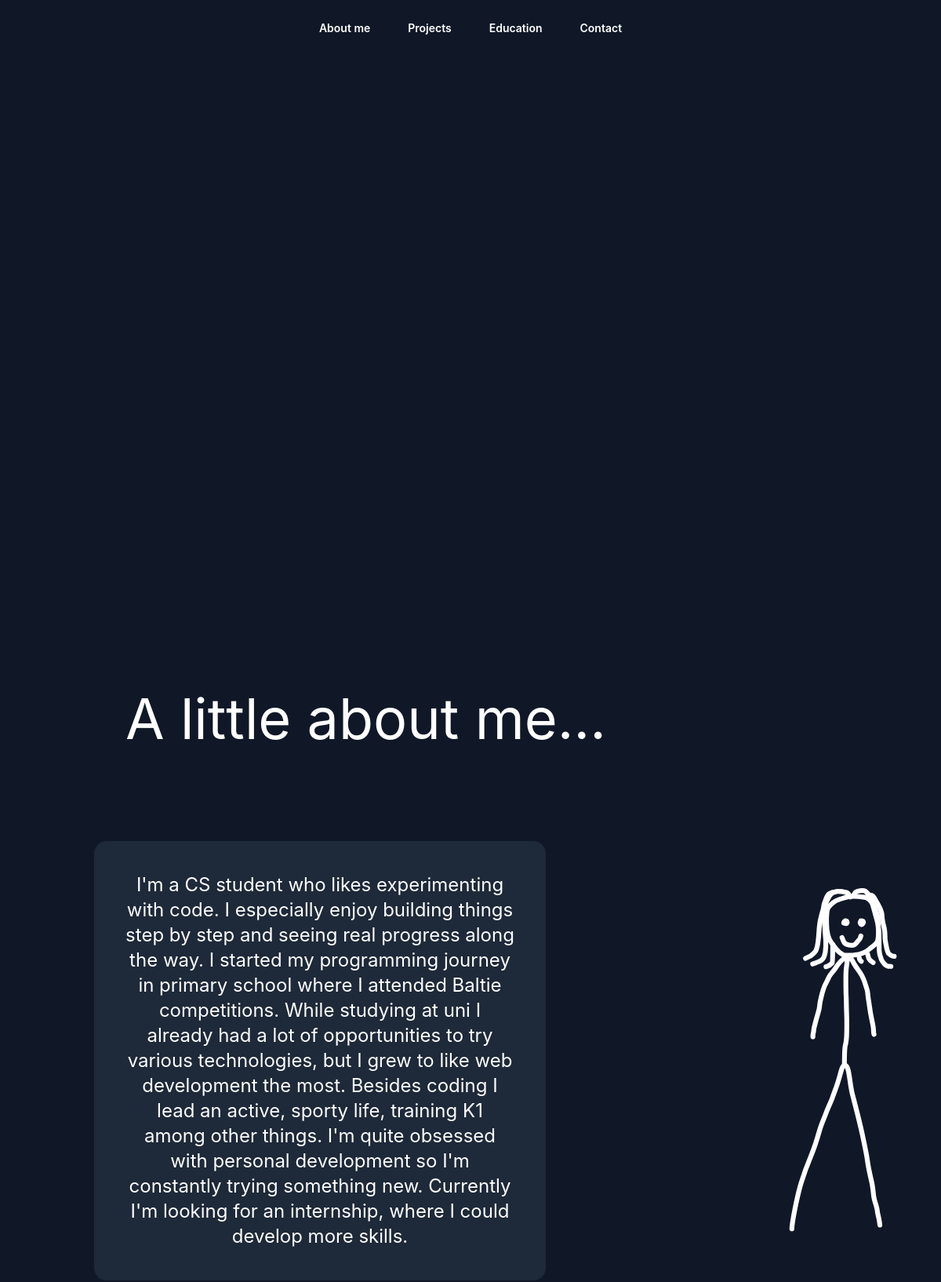
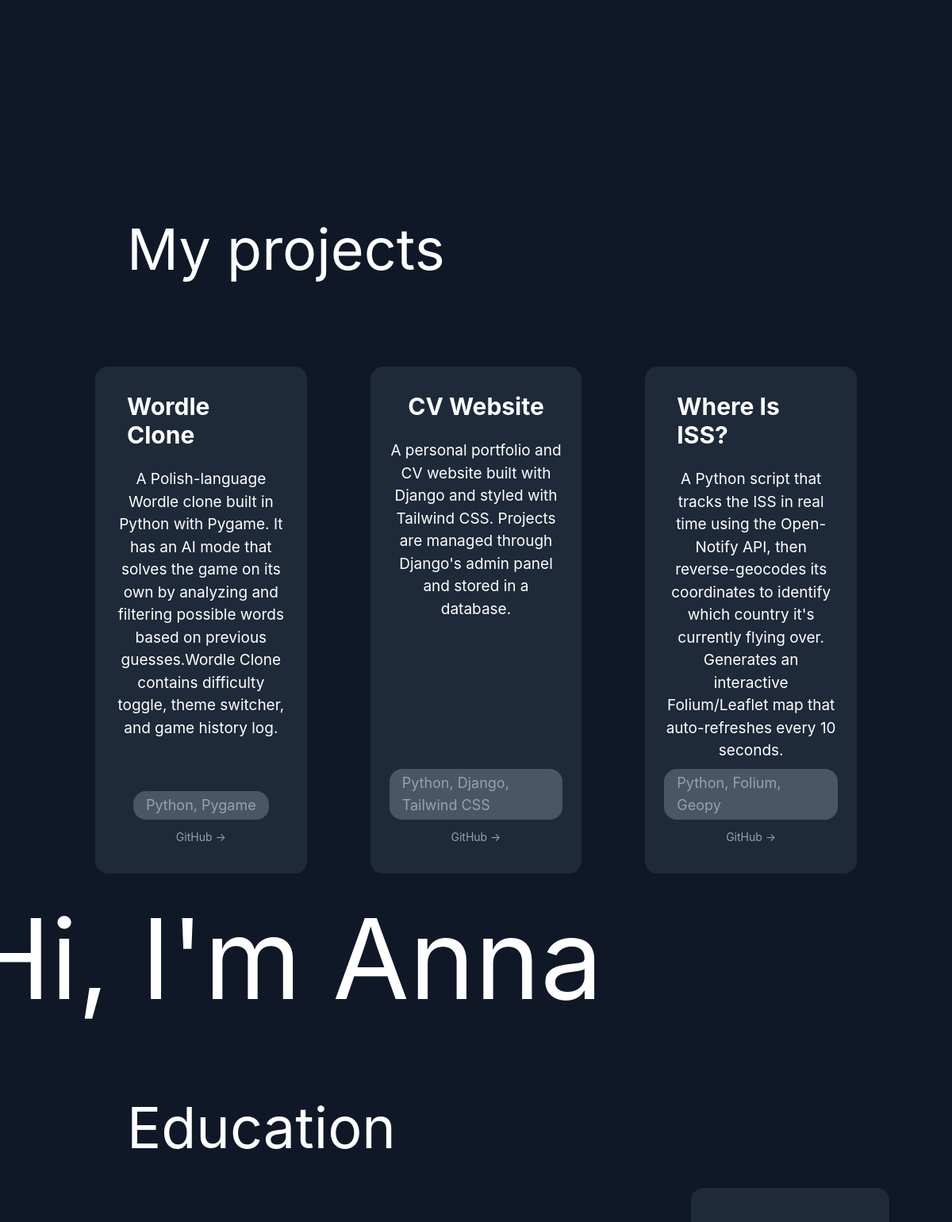
The page / (upper part) on the database its author committed (2 pictures, top to bottom).
### cv/models.py (models this page shows, shortened)
class Projects(models.Model):
    project_name = models.CharField(max_length=100)
    project_description = models.TextField(max_length=800)
    technologies = models.CharField(max_length=100, blank=True)
    project_link = models.URLField()
    display_order = models.IntegerField(default=0)

### cv/views.py (the view)
# urls.py: path("", views.index, name="index"),
def index(request):
    projects_data = Projects.objects.all().order_by('display_order')
    return render(request, "cv/home_page.html", {'projects': projects_data})

### cv/templates/cv/home_page.html (shortened to what this page needs)
{% load static %}
<!DOCTYPE html>
<html class="scroll-smooth">
    <head>
        <link rel="stylesheet" href="{% static 'cv/home_page.css' %}">
    </head>
    <body  class="bg-gray-900">
        <div>
            <header class="fixed inset-x-0 top-0 z-50">
                <nav aria-label="Global" class="bg-gray-900 flex items-center justify-center p-6 lg:px-8">
                    <div class="flex flex-wrap justify-center gap-x-12 gap-y-3 lg:gap-x-12">
                        <a href="#about" class="text-3xl lg:text-sm/6 font-semibold text-white hover:text-gray-400">About me</a>
                        <a href="#projects" class="text-3xl lg:text-sm/6 font-semibold text-white hover:text-gray-400">Projects</a>
                        <a href="#education" class="text-3xl lg:text-sm/6 font-semibold text-white hover:text-gray-400">Education</a>
                        <a href="#contact" class="text-3xl lg:text-sm/6 font-semibold text-white hover:text-gray-400">Contact</a>
                    </div>
                </nav>
            </header>
            <div class="min-h-screen flex flex-col justify-between">
                <div class="absolute top-[50%] left-[50%] lg:top-[55%] lg:left-[30%] -translate-y-1/2 -translate-x-1/2">
                    <h1 class="text-[90px] font-sans text-white lg:text-[140px]">Hi, I'm Anna</h1>
                </div>
            </div>
            <section id="about" class="flex flex-col items-center pt-10 pb-50 lg:items-start lg:pl-30">
                <h1 class="text-8xl lg:text-7xl font-sans text-white m-10">A little about me...</h1>
                <div class="flex flex-col lg:flex-row items-center w-full gap-15 lg:justify-center lg:gap-24 lg:mt-20">
                    <div class="rounded-2xl bg-gray-800 flex items-center justify-center mt-9 mb-10 lg:my-0 lg:mb-0 w-full max-w-2xl lg:max-w-xl h-full p-8 lg:p-10">
                        <p class="text-white text-center text-4xl lg:text-2xl">
                            I'm a CS student who likes experimenting with code. I especially enjoy building things step by step and seeing real progress
                            along the way. I started my programming journey in primary school where I
                            attended Baltie competitions. While studying at uni I already had a lot of opportunities to try various
                            technologies, but I grew to like web development the most. Besides coding I lead an active, sporty life, training K1
                            among other things. I'm quite obsessed with personal development so I'm constantly trying something new. Currently
                            I'm looking for an internship, where I could develop more skills.
                        </p>
                    </div>
                    <img src="{% static 'cv/stick_woman.svg' %}" alt="Stick woman" class="lg:ml-40 lg:w-110 w-80 lg:h-110">
                </div>
            </section>
            <section id="projects" class="flex flex-col items-center pb-50 lg:pl-30 lg:pr-30 pt-10 lg:pb-55 lg:items-start">
                <h1 class="text-8xl lg:text-7xl font-sans text-white m-10">My projects</h1>
                <div class="grid grid-rows-3 gap-10 lg:gap-20 pt-18 lg:grid-cols-3 lg:grid-rows-1 self-center">
                    {% for project in projects %}
                    <div class="flex flex-col items-center rounded-2xl bg-gray-800 px-6 py-9 w-full max-w-xl mx-auto h-full lg:pt-4 hover:bg-gray-700">
                        <h2 class="text-white font-bold text-6xl lg:text-3xl p-4">{{ project.project_name }}</h2>
                        <p class="text-white text-center text-[32px] px-8 lg:px-0 lg:py-2 lg:text-[19px]">{{ project.project_description }}</p>
                        <div class="flex items-center rounded-2xl bg-gray-600 px-4 py-1 mt-auto">
                            <p class="text-gray-400 text-2xl lg:text-lg">{{ project.technologies }}</p>
                        </div>
                        <a href="{{ project.project_link }}" target="_blank" class="text-gray-400 hover:text-white text-2xl lg:text-sm mt-3">GitHub →</a>
                    </div>
                    {% endfor %}
                </div>
            </section>
            <section id="education" class="flex flex-col items-center lg:pl-30 pt-6 lg:pr-30 pb-50 lg:items-start">
                <h1 class="text-8xl lg:text-7xl font-sans text-white m-10">Education</h1>
                <div class="flex flex-col items-center w-full gap-15 lg:flex-row lg:justify-center lg:gap-28">
                    <div class="rounded-2xl bg-gray-800 flex items-center justify-center w-full max-w-xl lg:max-w-md h-full p-8 lg:p-10">
                    </div>
                </div>
            </section>
        </div>
    </body>
</html>

### rows shown on the page
Projects: project_name "Wordle Clone", project_description "A Polish-language Wordle clone built in Python with Pygame. It has an AI mode that solves the game on its own by analyzing and filtering possible words based on previous guesses.Wordle Clone contains difficulty toggle, theme switcher, and game history log.", technologies "Python, Pygame"
Projects: project_name "CV Website", project_description "A personal portfolio and CV website built with Django and styled with Tailwind CSS. Projects are managed through Django's admin panel and stored in a database.", technologies "Python, Django, Tailwind CSS"
Projects: project_name "Where Is ISS?", project_description "A Python script that tracks the ISS in real time using the Open-Notify API, then reverse-geocodes its coordinates to identify which country it's currently flying over. Generates an interactive Folium/Leaflet map that auto-refreshes every 10 seconds.", technologies "Python, Folium, Geopy"
